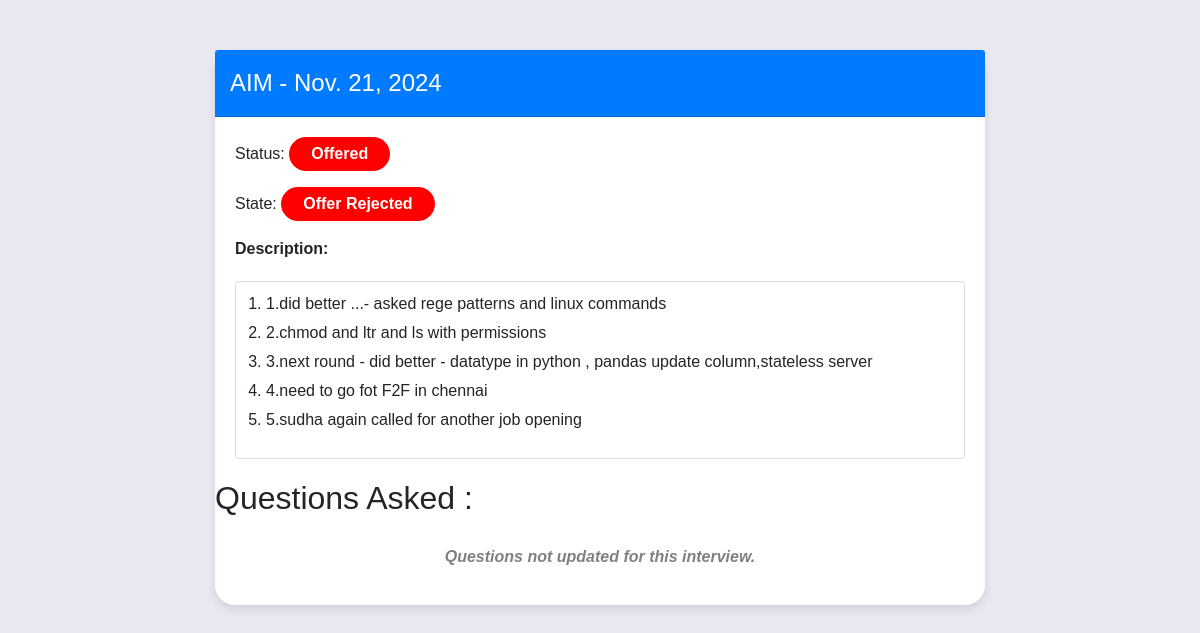
Page /view/17/ on the committed database.
### interviews/models.py (models this page shows)
class Company(models.Model):
    company_name = models.CharField(max_length=255)
    class Meta:
        db_table = 'company_data'

class Interview(models.Model):
    sno = models.AutoField(primary_key=True)
    date = models.DateField()
    company_name = models.ForeignKey(Company, on_delete=models.CASCADE, related_name='company_int')
    status = models.CharField(max_length=50)  # e.g., 'Did well', 'Not well'
    state = models.CharField(max_length=100)  # e.g., 'Moved to next', 'Failed', etc.
    is_deleted = models.BooleanField(default=False)
    is_attended = models.BooleanField(default=False)
    description = models.CharField(null=True,max_length=500)
    created_at = models.DateTimeField(auto_now_add=True, null=True)
    updated_at = models.DateTimeField(auto_now=True, null=True)
    class Meta:
        db_table = 'interview_master'

### interviews/views.py (the view)
# urls.py: path('view/<int:id>/', views.view_interview_web, name='view_interview'),
def view_interview_web(request, id):
    filtered_questions = QuestionAnswer.objects.filter(is_deleted=False)
    interview = Interview.objects.filter(sno=id).prefetch_related(Prefetch('questions', queryset=filtered_questions)).first()
    interview_data = {
        'sno': interview.sno,
        'date': interview.date,
        'company_name': interview.company_name.company_name,
        'status': interview.status,
        'state': interview.state,
        'is_deleted': interview.is_deleted,
        'is_attended': interview.is_attended,
        'description': interview.description,
        'questions': [{'question': qa.question, 'answer': qa.answer} for qa in interview.questions.all()]
    }
    return render(request, 'view_interview.html', {'interview': interview_data})

### interviews/templates/view_interview.html (shortened to what this page needs)
<!DOCTYPE html>
<html lang="en">
<head>
    <link rel="stylesheet" href="https://stackpath.bootstrapcdn.com/bootstrap/4.5.2/css/bootstrap.min.css">
</head>
<body>
    <div class="container">
        <div class="card sk">
            <div class="card-header">
                {{ interview.company_name }} - {{ interview.date }}
            </div>
            <div class="card-body">
                <p>
                    <span class="label">Status:</span>
                    <span class="status {{ interview.status|lower }}">{{ interview.status }}</span>
                </p>
                <p>
                    <span class="label">State:</span>
                    <span class="status {{ interview.state|lower }}">{{ interview.state }}</span>
                </p>
                <strong>Description:</strong>
                <div class="description">
                    <ol>
                        {% for point in interview.description.splitlines %}
                            <li>{{ point }}</li>
                        {% endfor %}
                    </ol>
                </div>
            </div>
            <div>
                <h2>Questions Asked : </h2>
                <ul class="list-unstyled">
                    {% if interview.questions %}
                        {% for qa in interview.questions %}
                            <li class="question">
                                <strong>Questions:</strong> {{ qa.question }} <br>
                                <pre class="code-style answer"><code>{{ qa.answer }}</code></pre>
                            </li>
                        {% endfor %}
                    {% else %}
                        <li class="no-data">
                            <strong>Questions not updated for this interview.</strong>
                        </li>
                    {% endif %}
                </ul>
            </div>
        </div>
    </div>
</body>
</html>

### interviews/templates/view_interview.html (style rules this page uses)
body { background-color: #e9e7f0; font-family: Arial, sans-serif; }
.container { margin-top: 50px; max-width: 800px; }
.card { margin-bottom: 20px; border: none; box-shadow: 0 4px 8px rgba(0, 0, 0, 0.1); }
.card-header { background-color: #007bff; color: white; font-size: 1.5rem; padding: 15px; }
.card-body { padding: 20px; }
.sk { border-radius: 20px; }
.description { margin-top: 10px; padding: 10px; border: 1px solid #ddd; border-radius: 4px; background-color: #fff; }
.status, .state { display: inline-block; padding: 5px 22px; font-weight: bold; color: white; border-radius: 25px; text-align: center; font-size: 16px; text-transform: capitalize; }
.status { background-color: red; }
.no-data { text-align: center; color: gray; padding: 20px; font-style: italic; }
.description { margin-top: 20px; font-size: 16px; line-height: 1.5; }
.description ol { padding-left: 20px; }
.description li { margin-bottom: 5px; }

### rows in the picture
Company: company_name "AIM"
Interview: date "Nov. 21, 2024", status "Offered", state "Offer Rejected"

### other values in the picture
{{ point }} "1.did better ...- asked rege patterns and linux commands" "2.chmod and ltr and ls with permissions" "3.next round - did better - datatype in python , pandas update column,stateless server" "4.need to go fot F2F in chennai" "5.sudha again called for another job opening"
